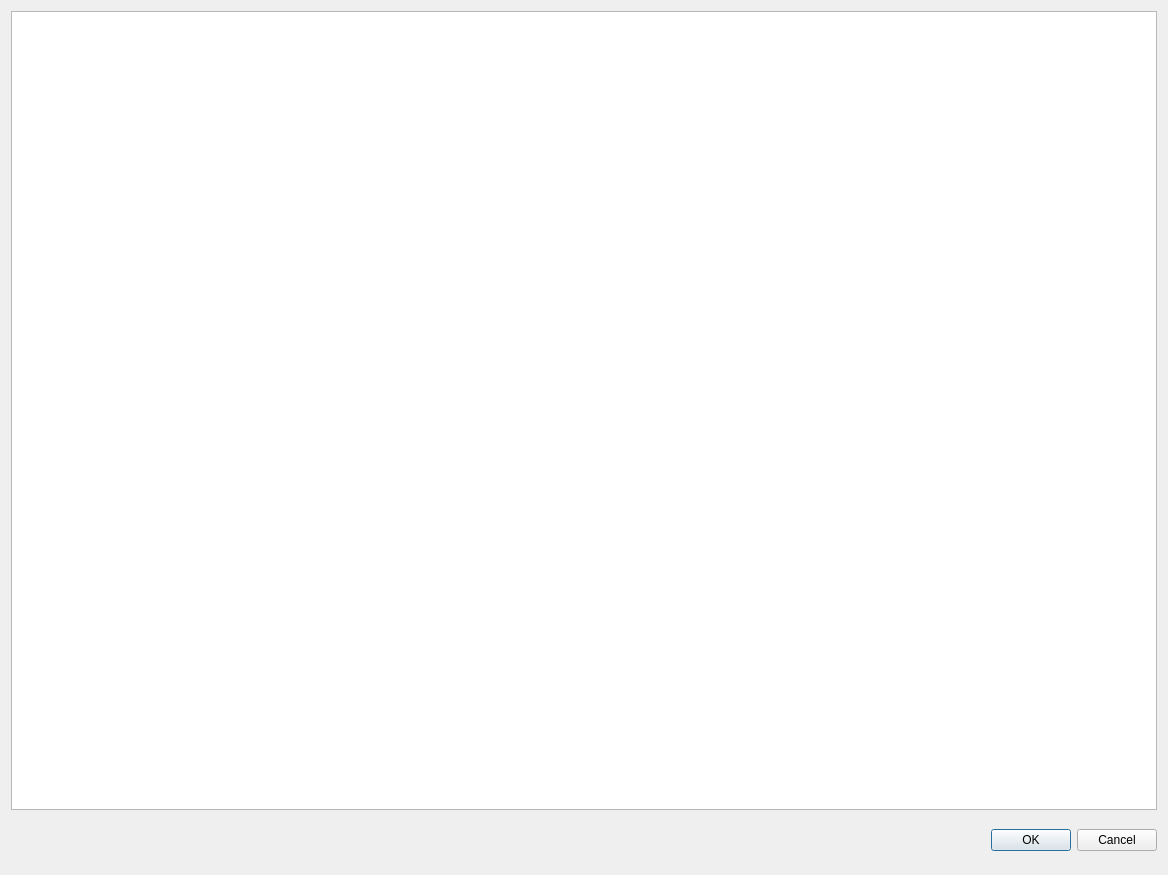
<?xml version="1.0" encoding="UTF-8"?>
<ui version="4.0">
 <class>IDAngrConstraintsDialog</class>
 <widget class="QDialog" name="IDAngrConstraintsDialog">
  <property name="geometry">
   <rect>
    <x>0</x>
    <y>0</y>
    <width>1168</width>
    <height>875</height>
   </rect>
  </property>
  <property name="windowTitle">
   <string>Edit Constraints</string>
  </property>
  <layout class="QGridLayout" name="gridLayout">
   <item row="0" column="0">
    <widget class="QPlainTextEdit" name="constrEdit">
     <property name="enabled">
      <bool>true</bool>
     </property>
    </widget>
   </item>
   <item row="1" column="0">
    <widget class="QDialogButtonBox" name="buttonBox">
     <property name="minimumSize">
      <size>
       <width>0</width>
       <height>48</height>
      </size>
     </property>
     <property name="orientation">
      <enum>Qt::Horizontal</enum>
     </property>
     <property name="standardButtons">
      <set>QDialogButtonBox::Cancel|QDialogButtonBox::Ok</set>
     </property>
    </widget>
   </item>
  </layout>
 </widget>
 <resources/>
 <connections>
  <connection>
   <sender>buttonBox</sender>
   <signal>accepted()</signal>
   <receiver>IDAngrConstraintsDialog</receiver>
   <slot>accept()</slot>
   <hints>
    <hint type="sourcelabel">
     <x>248</x>
     <y>254</y>
    </hint>
    <hint type="destinationlabel">
     <x>157</x>
     <y>274</y>
    </hint>
   </hints>
  </connection>
  <connection>
   <sender>buttonBox</sender>
   <signal>rejected()</signal>
   <receiver>IDAngrConstraintsDialog</receiver>
   <slot>reject()</slot>
   <hints>
    <hint type="sourcelabel">
     <x>316</x>
     <y>260</y>
    </hint>
    <hint type="destinationlabel">
     <x>286</x>
     <y>274</y>
    </hint>
   </hints>
  </connection>
 </connections>
</ui>
